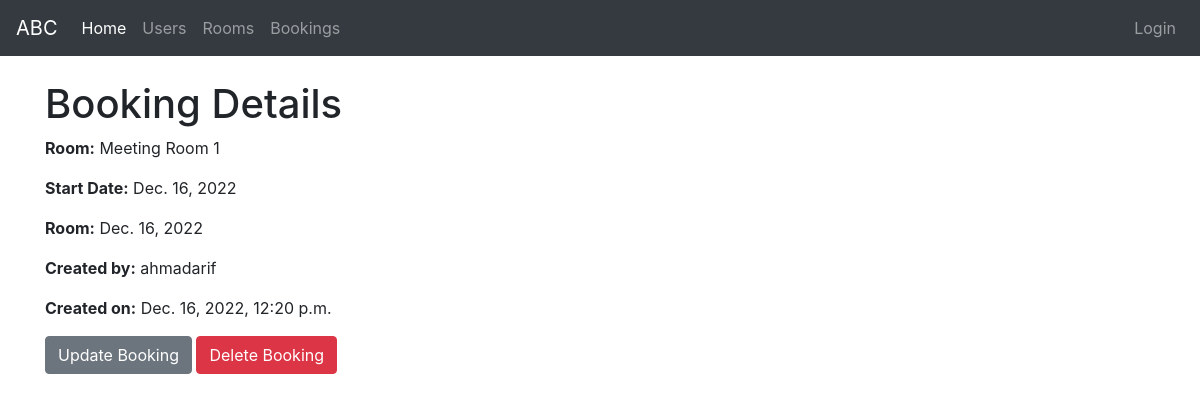
The app's page /roombooking/booking/2 with its own data.
### roombooking/models.py (models this page shows, shortened)
class Booking(models.Model):
    startdate = models.DateField()
    starttime = models.ForeignKey(StartTime, on_delete=models.PROTECT, null=True)
    enddate = models.DateField()
    endtime = models.ForeignKey(EndTime, on_delete=models.PROTECT, null=True)
    room = models.ForeignKey(Room, on_delete=models.CASCADE)
    organizer = models.ForeignKey(User, on_delete=models.CASCADE)
    dateadded = models.DateTimeField(auto_now_add=True)
    def get_update_url(self):
        return reverse('booking-update', args=[str(self.id)])
    def get_delete_url(self):
        return reverse('booking-delete', args=[str(self.id)])

class Room(models.Model):
    name = models.CharField(max_length=255)
    dateadded = models.DateTimeField(auto_now_add=True)
    def __str__(self):
        return self.name

### roombooking/views.py (the view)
# urls.py: path('booking/<int:pk>', views.BookingDetailView.as_view(), name='booking-detail'),
class BookingDetailView(generic.DetailView):
    model = Booking

### roombooking/templates/roombooking/booking_detail.html
{% extends "base_generic.html" %}
{% block content %}
<div class="">
  <h1>Booking Details</h1>
  <p><strong>Room:</strong> {{ booking.room}}</p>
  <p><strong>Start Date:</strong> {{ booking.startdate}}</p>
  <p><strong>Room:</strong> {{ booking.enddate}}</p>
  <p><strong>Created by:</strong> {{ booking.organizer }}</p>
  <p><strong>Created on:</strong> {{ booking.dateadded }}</p>
  <a href="{{ booking.get_update_url }}"><button class="btn btn-secondary">Update Booking</button></a>
  <a href="{{ booking.get_delete_url }}"><button class="btn btn-danger">Delete Booking</button></a>
</div>
{% endblock %}

### records on screen
Booking: room "Meeting Room 1", startdate "Dec. 16, 2022", enddate "Dec. 16, 2022", organizer "ahmadarif", dateadded "Dec. 16, 2022, 12:20 p.m."
